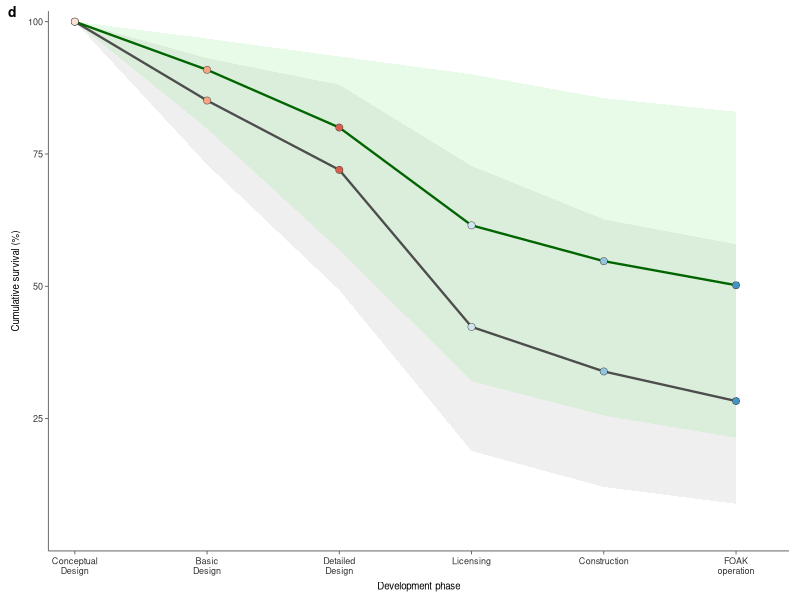

Recreate this plot in R.
# Code for the manuscript Gordon, J.A., Kazlou, T., Jewell, J. and Cherp, A.
# First-of-a-Kind deployment prospects for small modular reactors
#
# Reproduces Figure 2d: phase-specific cumulative survival probabilities under
# the Baseline and Accelerated scenarios.
#
# Panel d shows cumulative survival across the SMR development pathway from
# conceptual design to FOAK operation. Coloured points identify the development
# stage reached, and shaded bands indicate credible intervals based on
# phase-specific failure-risk uncertainty.
#
# Required input:
# None. Failure-rate assumptions for this panel are defined directly below.
#
# Outputs:
# outputs/Figure_02/intermediate/fig02_panel_d_failure_risks.png
# outputs/Figure_02/intermediate/fig02_panel_d_failure_risks.pdf
# outputs/Figure_02/intermediate/fig02_panel_d_failure_risks.rds
# outputs/Figure_02/intermediate/fig02_panel_d_failure_risks_core.rds

suppressPackageStartupMessages({
  library(ggplot2)
  library(dplyr)
  library(tibble)
  library(cowplot)
  library(grid)
})

rm(list = ls())
graphics.off()

# ============================================================
# FIGURE 2 — PANEL D ONLY
# Phase-specific cumulative survival probabilities
# ============================================================

# ------------------------------------------------------------
# PATHS
# ------------------------------------------------------------
OUT_DIR <- file.path(
  "outputs",
  "Figure_02",
  "intermediate"
)

dir.create(
  OUT_DIR,
  recursive = TRUE,
  showWarnings = FALSE
)

# ------------------------------------------------------------
# EXPORT SETTINGS
# ------------------------------------------------------------
SAVE_W_MM <- 95
SAVE_H_MM <- 72
SAVE_DPI  <- 600

FILE_STUB <- "fig02_panel_d_failure_risks"

# ------------------------------------------------------------
# TYPOGRAPHY
# ------------------------------------------------------------
BASE_SIZE        <- 7
AXIS_TEXT_SIZE   <- 6.5
AXIS_TITLE_SIZE  <- 7
PANEL_LABEL_SIZE <- 10

# ------------------------------------------------------------
# PANEL TAG GEOMETRY
# ------------------------------------------------------------
TAG_X <- 0.01
TAG_Y <- 0.99

# ------------------------------------------------------------
# COLOURS
# ------------------------------------------------------------
col_baseline_line <- "grey30"
col_baseline_fill <- "grey70"
col_accel_line    <- "#006400"
col_accel_fill    <- "#90EE90"

phase_cols <- c(
  "Conceptual design" = "#FDE0D2",
  "Basic design"      = "#F4A582",
  "Detailed design"   = "#D6604D",
  "Licensing"         = "#D1E5F0",
  "Construction"      = "#92C5DE",
  "Operational"       = "#4393C3"
)

# ============================================================
# PANEL D — PROJECT PROGRESSION UNDER PHASE-SPECIFIC FAILURE RISKS
# ============================================================
ph_bas <- tribble(
  ~Phase, ~Mean, ~Low,  ~High,
  "CD", 14.9,  6.9, 27.0,
  "BD", 15.4,  5.4, 32.5,
  "DD", 41.2, 17.4, 61.7
)

ph_acc <- tribble(
  ~Phase, ~Mean, ~Low,  ~High,
  "CD",  9.1,  3.2, 20.2,
  "BD", 12.0,  3.5, 28.7,
  "DD", 23.1,  3.6, 43.6
)

post_bas <- tribble(
  ~Phase, ~Mean, ~Low, ~High,
  "Licensing",    19.9, 13.9, 36.0,
  "Construction", 16.5,  7.5, 26.3
)

post_acc <- tribble(
  ~Phase, ~Mean, ~Low, ~High,
  "Licensing",    11.0,  5.0, 20.3,
  "Construction",  8.3,  3.0, 16.3
)

calc_surv <- function(df) {
  df %>%
    mutate(
      fr      = Mean / 100,
      fr_lo   = Low / 100,
      fr_hi   = High / 100,
      surv    = cumprod(1 - fr),
      surv_lo = cumprod(1 - fr_hi),
      surv_hi = cumprod(1 - fr_lo)
    )
}

calc_post <- function(df, s, slo, shi) {
  x <- calc_surv(df)
  tibble(
    surv    = s   * c(1, x$surv),
    surv_lo = slo * c(1, x$surv_lo),
    surv_hi = shi * c(1, x$surv_hi)
  )
}

bas_d <- calc_surv(ph_bas)
acc_d <- calc_surv(ph_acc)

bas_p <- calc_post(
  post_bas,
  dplyr::last(bas_d$surv),
  dplyr::last(bas_d$surv_lo),
  dplyr::last(bas_d$surv_hi)
)

acc_p <- calc_post(
  post_acc,
  dplyr::last(acc_d$surv),
  dplyr::last(acc_d$surv_lo),
  dplyr::last(acc_d$surv_hi)
)

curve <- bind_rows(
  tibble(
    x = 1:6,
    surv = c(1, bas_d$surv, bas_p$surv[-1]),
    lo   = c(1, bas_d$surv_lo, bas_p$surv_lo[-1]),
    hi   = c(1, bas_d$surv_hi, bas_p$surv_hi[-1]),
    Scenario = "Baseline"
  ),
  tibble(
    x = 1:6,
    surv = c(1, acc_d$surv, acc_p$surv[-1]),
    lo   = c(1, acc_d$surv_lo, acc_p$surv_lo[-1]),
    hi   = c(1, acc_d$surv_hi, acc_p$surv_hi[-1]),
    Scenario = "Accelerated"
  )
)

curve <- curve %>%
  mutate(
    Scenario = factor(Scenario, levels = c("Baseline", "Accelerated")),
    PhaseLabel = factor(
      x,
      levels = 1:6,
      labels = c(
        "Conceptual design",
        "Basic design",
        "Detailed design",
        "Licensing",
        "Construction",
        "Operational"
      )
    )
  )

# ============================================================
# PANEL D CORE
# ============================================================
p_d_core <- ggplot(curve, aes(x = x, y = surv * 100, colour = Scenario, fill = Scenario)) +
  geom_ribbon(
    aes(ymin = lo * 100, ymax = hi * 100),
    alpha = 0.20,
    colour = NA
  ) +
  geom_line(linewidth = 0.8) +
  geom_point(
    aes(fill = PhaseLabel),
    shape = 21,
    colour = "grey25",
    stroke = 0.25,
    size = 2.3,
    show.legend = FALSE
  ) +
  scale_colour_manual(
    values = c("Baseline" = col_baseline_line, "Accelerated" = col_accel_line),
    guide = "none"
  ) +
  scale_fill_manual(
    values = c(
      "Baseline" = col_baseline_fill,
      "Accelerated" = col_accel_fill,
      phase_cols
    ),
    guide = "none"
  ) +
  scale_x_continuous(
    breaks = 1:6,
    labels = c(
      "Conceptual\nDesign",
      "Basic\nDesign",
      "Detailed\nDesign",
      "Licensing",
      "Construction",
      "FOAK\noperation"
    ),
    limits = c(0.8, 6.4),
    expand = c(0, 0)
  ) +
  scale_y_continuous(
    limits = c(0, 102),
    breaks = c(25, 50, 75, 100),
    expand = c(0, 0)
  ) +
  labs(
    x = "Development phase",
    y = "Cumulative survival (%)"
  ) +
  coord_cartesian(clip = "off") +
  theme_classic(base_size = BASE_SIZE) +
  theme(
    axis.title.x = element_text(
      size = AXIS_TITLE_SIZE,
      colour = "black",
      margin = margin(t = 4)
    ),
    axis.title.y = element_text(
      size = AXIS_TITLE_SIZE,
      colour = "black",
      margin = margin(r = 4)
    ),
    axis.text.x = element_text(
      size = AXIS_TEXT_SIZE,
      colour = "grey20",
      margin = margin(t = 2)
    ),
    axis.text.y = element_text(
      size = AXIS_TEXT_SIZE,
      colour = "grey20"
    ),
    axis.line.x = element_line(colour = "grey35", linewidth = 0.3),
    axis.line.y = element_line(colour = "grey35", linewidth = 0.3),
    axis.ticks.x = element_line(colour = "grey35", linewidth = 0.3),
    axis.ticks.y = element_line(colour = "grey35", linewidth = 0.3),
    axis.ticks.length = unit(2.5, "pt"),
    plot.margin = margin(t = 8, r = 8, b = 6, l = 8)
  )

# ============================================================
# PANEL D LABELLED
# ============================================================
p_d <- ggdraw(p_d_core) +
  draw_plot_label(
    "d",
    x = TAG_X,
    y = TAG_Y,
    hjust = 0,
    vjust = 1,
    size = PANEL_LABEL_SIZE,
    fontface = "bold"
  )

print(p_d)

# ============================================================
# SAVE EXPORTS
# ============================================================
ggsave(
  filename = file.path(OUT_DIR, paste0(FILE_STUB, ".png")),
  plot = p_d,
  width = SAVE_W_MM,
  height = SAVE_H_MM,
  units = "mm",
  dpi = SAVE_DPI,
  bg = "white"
)

ggsave(
  filename = file.path(OUT_DIR, paste0(FILE_STUB, ".pdf")),
  plot = p_d,
  width = SAVE_W_MM,
  height = SAVE_H_MM,
  units = "mm",
  bg = "white"
)

saveRDS(
  p_d,
  file = file.path(OUT_DIR, paste0(FILE_STUB, ".rds"))
)

saveRDS(
  p_d_core,
  file = file.path(OUT_DIR, paste0(FILE_STUB, "_core.rds"))
)
